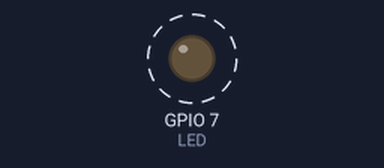
A sketch run on a simulated ESP32-S3. Shown: output pins drawn as LEDs (lit = HIGH). Dashed ring = blinking. WiFi joins after 1.5 s; servers stay silent unless stated; what the sketch prints to the serial monitor is not drawn.

Above: at 1.75 s.
Timing chart, 0 to 4.5 s (numbered marks = the images above):
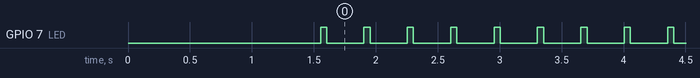

The sketch:

sketch_jun6b.ino
```cpp
#include <FirebaseESP32.h>
#include <WiFi.h>
#include <WiFiManager.h>
#include <WebServer.h>
#include <WiFiClient.h>
#include <ESPmDNS.h>
#include <WiFiUdp.h>
#include <ArduinoOTA.h>
#include <EEPROM.h>
FirebaseData firebaseData;
#define LED 7
int S;
unsigned long count = 0;
unsigned long tiempo_actual = 0;
unsigned long timeoff = 0;
const int idadd = 0;
char strget[30];
String id = "";
int Vresistor = A0;
int Vrdata = 0;
unsigned long timer;
String url = "";
const char* ssid = "TOTOLINK_N600R";
const char* password = "";
void setup() {
  pinMode(LED, OUTPUT);
  Serial.begin(115200);
  Serial.setTimeout(200);
  Serial.println("Booting");
  WiFi.mode(WIFI_STA);
  WiFi.begin(ssid, password);
  while (WiFi.waitForConnectResult() != WL_CONNECTED) {
    Serial.println("Connection Failed! Rebooting...");
    delay(5000);
    ESP.restart();
  }

  // Port defaults to 3232
  // ArduinoOTA.setPort(3232);

  // Hostname defaults to esp3232-[MAC]
  // ArduinoOTA.setHostname("myesp32");

  // No authentication by default
  // ArduinoOTA.setPassword("admin");

  // Password can be set with it's md5 value as well
  // MD5(admin) = 21232f297a57a5a743894a0e4a801fc3
  // ArduinoOTA.setPasswordHash("21232f297a57a5a743894a0e4a801fc3");

  ArduinoOTA
  .onStart([]() {
    String type;
    if (ArduinoOTA.getCommand() == U_FLASH)
      type = "sketch";
    else  // U_SPIFFS
      type = "filesystem";

    // NOTE: if updating SPIFFS this would be the place to unmount SPIFFS using SPIFFS.end()
    Serial.println("Start updating " + type);
  })
  .onEnd([]() {
    Serial.println("\nEnd");
  })
  .onProgress([](unsigned int progress, unsigned int total) {
    Serial.printf("Progress: %u%%\r", (progress / (total / 100)));
  })
  .onError([](ota_error_t error) {
    Serial.printf("Error[%u]: ", error);
    if (error == OTA_AUTH_ERROR) Serial.println("Auth Failed");
    else if (error == OTA_BEGIN_ERROR) Serial.println("Begin Failed");
    else if (error == OTA_CONNECT_ERROR) Serial.println("Connect Failed");
    else if (error == OTA_RECEIVE_ERROR) Serial.println("Receive Failed");
    else if (error == OTA_END_ERROR) Serial.println("End Failed");
  });

  ArduinoOTA.begin();

  Serial.println("Ready");
  Serial.print("IP address: ");
  Serial.println(WiFi.localIP());

  Firebase.begin("https://cam001-8dbdf-default-rtdb.firebaseio.com/", "gAPAtRAPSk3nJjRx7eVdg3Zb3QeLwAiNeFUbcfV8");
  timer = millis();
}
void loop() {
  if (Serial.available() > 0) {
    String data = Serial.readString ();
    S = data.toInt();
  }
  delay(50); digitalWrite(LED, 1);
  delay(50); digitalWrite(LED, 0);
  delay(100); Serial.println(S);
  Firebase.setString(firebaseData, "/L", S);
  //Firebase.setString(firebaseData, "/L/A", data);
}
```

Measured:
- by itself, GPIO 7 (LED): alternates HIGH for 0.05 s and LOW for 0.30 s
